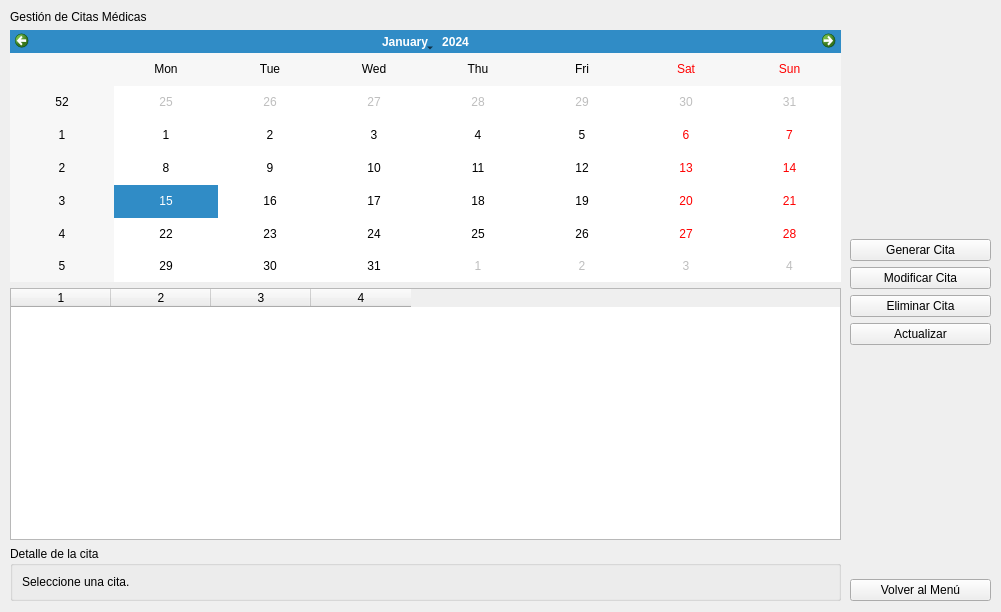
<?xml version="1.0" encoding="UTF-8"?>
<ui version="4.0">
 <class>citasSIHMED</class>
 <widget class="QWidget" name="citasSIHMED">
  <property name="geometry">
   <rect>
    <x>0</x>
    <y>0</y>
    <width>1001</width>
    <height>612</height>
   </rect>
  </property>
  <property name="windowTitle">
   <string>Form</string>
  </property>
  <widget class="QWidget" name="layoutWidget">
   <property name="geometry">
    <rect>
     <x>850</x>
     <y>10</y>
     <width>141</width>
     <height>591</height>
    </rect>
   </property>
   <layout class="QVBoxLayout">
    <item>
     <spacer name="s1">
      <property name="orientation">
       <enum>Qt::Orientation::Vertical</enum>
      </property>
      <property name="sizeHint" stdset="0">
       <size>
        <width>0</width>
        <height>0</height>
       </size>
      </property>
     </spacer>
    </item>
    <item>
     <widget class="QPushButton" name="btnGen">
      <property name="text">
       <string>Generar Cita</string>
      </property>
     </widget>
    </item>
    <item>
     <widget class="QPushButton" name="btnMod">
      <property name="text">
       <string>Modificar Cita</string>
      </property>
     </widget>
    </item>
    <item>
     <widget class="QPushButton" name="btnEli">
      <property name="text">
       <string>Eliminar Cita</string>
      </property>
     </widget>
    </item>
    <item>
     <widget class="QPushButton" name="btnAct">
      <property name="text">
       <string>Actualizar</string>
      </property>
     </widget>
    </item>
    <item>
     <spacer name="s2">
      <property name="orientation">
       <enum>Qt::Orientation::Vertical</enum>
      </property>
      <property name="sizeHint" stdset="0">
       <size>
        <width>0</width>
        <height>0</height>
       </size>
      </property>
     </spacer>
    </item>
    <item>
     <widget class="QPushButton" name="btnVolver">
      <property name="text">
       <string>Volver al Menú</string>
      </property>
     </widget>
    </item>
   </layout>
   <zorder>btnGen</zorder>
   <zorder>btnMod</zorder>
   <zorder>btnEli</zorder>
   <zorder>btnAct</zorder>
   <zorder>btnVolver</zorder>
  </widget>
  <widget class="QWidget" name="layoutWidget_2">
   <property name="geometry">
    <rect>
     <x>10</x>
     <y>10</y>
     <width>831</width>
     <height>591</height>
    </rect>
   </property>
   <layout class="QVBoxLayout" name="_2">
    <item>
     <widget class="QLabel" name="lbl">
      <property name="text">
       <string>Gestión de Citas Médicas</string>
      </property>
     </widget>
    </item>
    <item>
     <widget class="QCalendarWidget" name="calendar"/>
    </item>
    <item>
     <widget class="QTableWidget" name="tableCitas">
      <column/>
      <column/>
      <column/>
      <column/>
     </widget>
    </item>
    <item>
     <widget class="QGroupBox" name="grp">
      <property name="title">
       <string>Detalle de la cita</string>
      </property>
      <layout class="QVBoxLayout" name="_3">
       <item>
        <widget class="QLabel" name="lblDet">
         <property name="text">
          <string>Seleccione una cita.</string>
         </property>
        </widget>
       </item>
      </layout>
     </widget>
    </item>
   </layout>
  </widget>
 </widget>
 <resources/>
 <connections/>
</ui>
